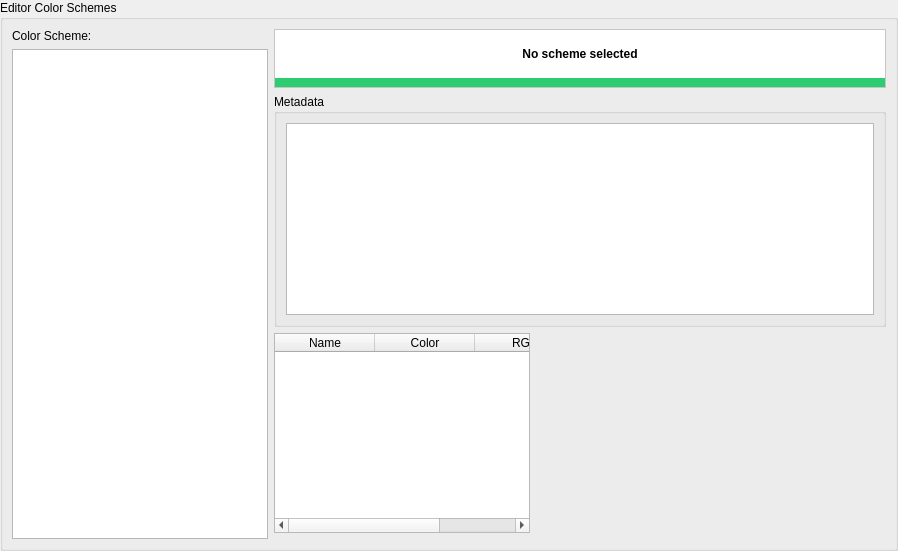
      <widget class="QWidget" name="pageEditorColorScheme">
       <layout class="QVBoxLayout" name="verticalLayout_EditorColorScheme">
        <property name="leftMargin">
         <number>0</number>
        </property>
        <property name="topMargin">
         <number>0</number>
        </property>
        <property name="rightMargin">
         <number>0</number>
        </property>
        <property name="bottomMargin">
         <number>0</number>
        </property>
        <item>
         <widget class="QGroupBox" name="groupBoxEditorColorSchemes">
          <property name="title">
           <string>Editor Color Schemes</string>
          </property>
          <layout class="QVBoxLayout" name="verticalLayout_EditorColorSchemesMain">
           <!-- Color Scheme Selection and Preview -->
           <item>
            <layout class="QHBoxLayout" name="horizontalLayout_EditorSchemeMain">
             <!-- Scheme List -->
             <item>
              <layout class="QVBoxLayout" name="verticalLayout_EditorSchemeList">
               <item>
                <widget class="QLabel" name="labelEditorColorScheme">
                 <property name="text">
                  <string>Color Scheme:</string>
                 </property>
                </widget>
               </item>
               <item>
                <widget class="QListWidget" name="colorSchemeChooserEditor">
                 <property name="sizePolicy">
                  <sizepolicy hsizetype="Expanding" vsizetype="Expanding">
                   <horstretch>0</horstretch>
                   <verstretch>0</verstretch>
                  </sizepolicy>
                 </property>
                 <property name="maximumWidth">
                  <number>250</number>
                 </property>
                </widget>
               </item>
              </layout>
             </item>

             <!-- Right side: Header, Metadata, Table, Preview -->
             <item>
              <layout class="QVBoxLayout" name="verticalLayout_EditorSchemeRight">
               <!-- Header with color indicator and path -->
               <item>
                <widget class="QFrame" name="frameEditorSchemeHeader">
                 <property name="frameShape">
                  <enum>QFrame::StyledPanel</enum>
                 </property>
                 <property name="frameShadow">
                  <enum>QFrame::Raised</enum>
                 </property>
                 <property name="styleSheet">
                  <string>QFrame#frameEditorSchemeHeader { background-color: white; border-bottom: 10px solid #2ecc71; padding: 8px; }</string>
                 </property>
                 <layout class="QHBoxLayout" name="horizontalLayout_EditorSchemeHeader">
                  <item>
                   <widget class="QLabel" name="labelEditorSchemePath">
                    <property name="text">
                     <string>No scheme selected</string>
                    </property>
                    <property name="alignment">
                     <set>Qt::AlignCenter</set>
                    </property>
                    <property name="styleSheet">
                     <string>QLabel { font-weight: bold; }</string>
                    </property>
                   </widget>
                  </item>
                 </layout>
                </widget>
               </item>

               <!-- Metadata (hidden if empty) -->
               <item>
                <widget class="QGroupBox" name="groupBoxEditorMetadata">
                 <property name="title">
                  <string>Metadata</string>
                 </property>
                 <property name="visible">
                  <bool>false</bool>
                 </property>
                 <layout class="QVBoxLayout" name="verticalLayout_EditorMetadata">
                  <item>
                   <widget class="QTextEdit" name="textEditEditorMetadata">
                    <property name="maximumHeight">
                     <number>100</number>
                    </property>
                    <property name="readOnly">
                     <bool>true</bool>
                    </property>
                   </widget>
                  </item>
                 </layout>
                </widget>
               </item>

               <!-- Table and Preview side by side -->
               <item>
                <layout class="QHBoxLayout" name="horizontalLayout_EditorTablePreview">
                 <item>
                  <widget class="QTableWidget" name="tableWidgetEditorColors">
                   <property name="sizePolicy">
                    <sizepolicy hsizetype="Expanding" vsizetype="Expanding">
                     <horstretch>1</horstretch>
                     <verstretch>0</verstretch>
                    </sizepolicy>
                   </property>
                   <property name="minimumWidth">
                    <number>300</number>
                   </property>
                   <property name="columnCount">
                    <number>3</number>
                   </property>
                   <column>
                    <property name="text">
                     <string>Name</string>
                    </property>
                   </column>
                   <column>
                    <property name="text">
                     <string>Color</string>
                    </property>
                   </column>
                   <column>
                    <property name="text">
                     <string>RGB</string>
                    </property>
                   </column>
                  </widget>
                 </item>
                 <item>
                  <widget class="QWidget" name="widgetEditorPreview" native="true">
                   <property name="sizePolicy">
                    <sizepolicy hsizetype="Minimum" vsizetype="Expanding">
                     <horstretch>0</horstretch>
                     <verstretch>0</verstretch>
                    </sizepolicy>
                   </property>
                   <property name="minimumSize">
                    <size>
                     <width>350</width>
                     <height>200</height>
                    </size>
                   </property>
                   <property name="maximumWidth">
                    <number>390</number>
                   </property>
                  </widget>
                 </item>
                </layout>
               </item>

               <!-- Button Box -->
               <item>
                <widget class="QDialogButtonBox" name="buttonBoxEditorScheme">
                 <property name="standardButtons">
                  <set>QDialogButtonBox::NoButton</set>
                 </property>
                </widget>
               </item>
              </layout>
             </item>
            </layout>
           </item>
          </layout>
         </widget>
        </item>
       </layout>
      </widget>
